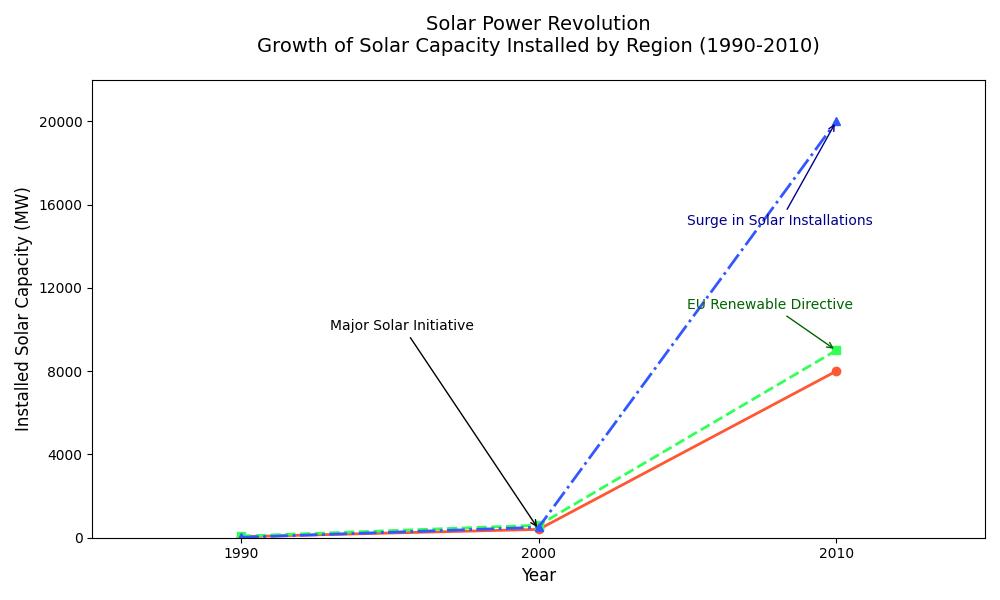

The Python source for this figure:
import matplotlib.pyplot as plt
import numpy as np

decades = np.array([1990, 2000, 2010])
north_america = np.array([50, 400, 8000])
europe = np.array([80, 600, 9000])
asia = np.array([20, 500, 20000])

fig, ax = plt.subplots(figsize=(10, 6))

# Replacing the original colors with a new set
ax.plot(decades, north_america, marker='o', linestyle='-', color='#FF5733', linewidth=2)  # North America
ax.plot(decades, europe, marker='s', linestyle='--', color='#33FF57', linewidth=2)       # Europe
ax.plot(decades, asia, marker='^', linestyle='-.', color='#3357FF', linewidth=2)         # Asia

ax.set_title('Solar Power Revolution\nGrowth of Solar Capacity Installed by Region (1990-2010)', fontsize=14, pad=20)
ax.set_xlabel('Year', fontsize=12)
ax.set_ylabel('Installed Solar Capacity (MW)', fontsize=12)

ax.set_xlim(1985, 2015)
ax.set_ylim(0, 22000)
ax.set_xticks(decades)
ax.set_yticks(np.arange(0, 22001, 4000))

ax.annotate('Major Solar Initiative', 
            xy=(2000, north_america[1]), 
            xytext=(1993, 10000), 
            arrowprops=dict(arrowstyle='->', color='black'), 
            fontsize=10)

ax.annotate('EU Renewable Directive',
            xy=(2010, europe[2]),
            xytext=(2005, europe[2] + 2000),
            arrowprops=dict(arrowstyle='->', color='darkgreen'),
            fontsize=10,
            color='darkgreen')

ax.annotate('Surge in Solar Installations',
            xy=(2010, asia[2]),
            xytext=(2005, asia[2] - 5000),
            arrowprops=dict(arrowstyle='->', color='darkblue'),
            fontsize=10,
            color='darkblue')

plt.tight_layout()

plt.show()
